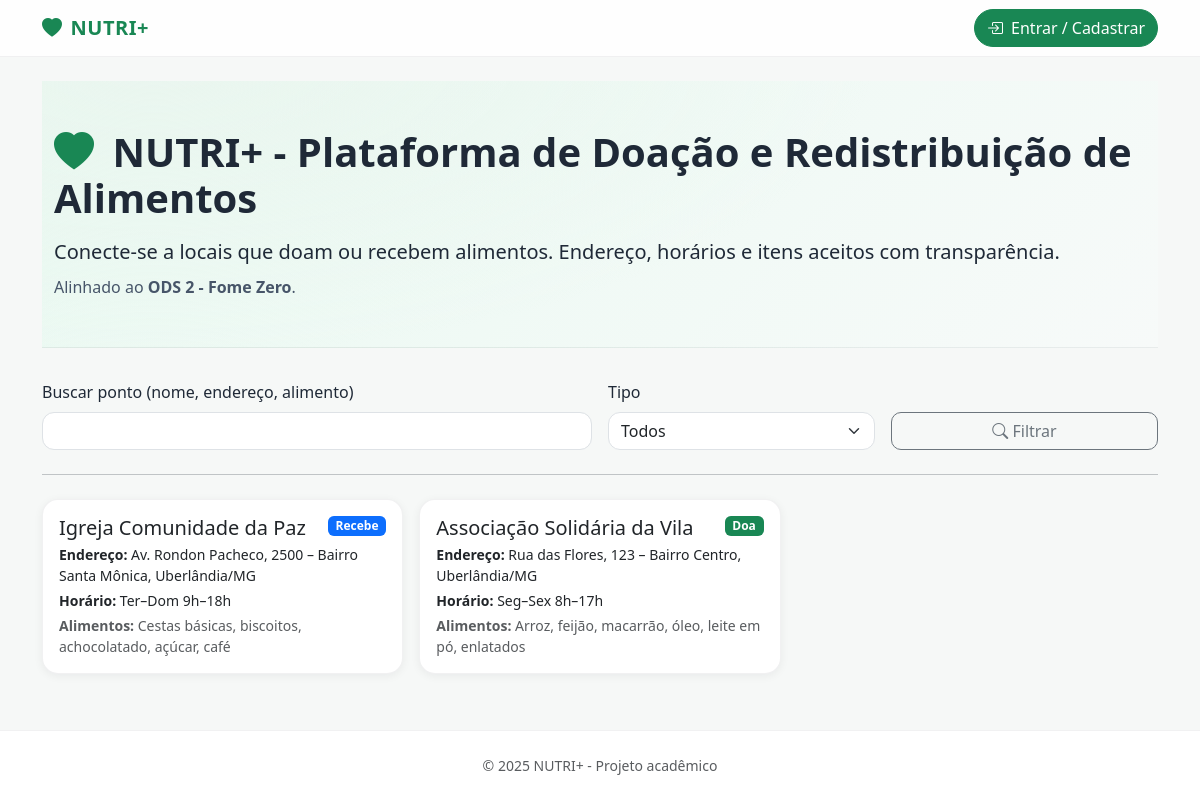
The page / on the database its author committed.
### tables this page shows
CREATE TABLE `items` (
  `id` int(11) NOT NULL,
  `user_id` int(11) NOT NULL,              
  `nome` varchar(160) NOT NULL,
  `endereco` varchar(255) NOT NULL,
  `horario` varchar(160) NOT NULL,
  `tipo` enum('Doa','Recebe','Doa/Recebe') NOT NULL,
  `alimentos` text NOT NULL,
  `created_at` timestamp NOT NULL DEFAULT current_timestamp(),
  KEY `idx_items_user_id` (`user_id`)      
);

### includes/session.php (called while the page is built, shortened)
<?php
function current_user() {
  return isset($_SESSION['user']) ? $_SESSION['user'] : null;
}

### public/index.php (the view, shortened to what this page needs)
<?php require_once __DIR__.'/_header.php'; require_once __DIR__.'/../includes/db.php'; ?>
<header class="hero py-5">
  <div class="container">
    <h1 class="fw-semibold mb-3"><i class="bi bi-heart-fill text-success me-2"></i>
      NUTRI+ - Plataforma de Doação e Redistribuição de Alimentos</h1>
    <p class="lead mb-2">
      Conecte-se a locais que <strong>doam</strong> ou <strong>recebem</strong> alimentos. Endereço,
      horários e itens aceitos com transparência.
    </p>
    <p class="lead-quiet mb-0">Alinhado ao <strong>ODS 2 - Fome Zero</strong>.</p>
  </div>
</header>
<?php
$q = isset($_GET['q']) ? trim($_GET['q']) : '';
$tipo = isset($_GET['tipo']) ? $_GET['tipo'] : '';
$sql = "SELECT * FROM items WHERE 1=1";
$sql .= " ORDER BY id DESC";
$stmt = mysqli_prepare($conn, $sql);
mysqli_stmt_execute($stmt);
$result = mysqli_stmt_get_result($stmt);
$rows = $result ? mysqli_fetch_all($result, MYSQLI_ASSOC) : [];
?>
<form class="row g-3 align-items-end mt-3" method="get" action="index.php">
  <div class="col-12 col-md-6">
    <label for="buscaPublica" class="form-label">Buscar ponto (nome, endereço, alimento)</label>
    <input type="text" id="buscaPublica" name="q" class="form-control" value="<?= htmlspecialchars($q) ?>">
  </div>
  <div class="col-6 col-md-3">
    <label for="filtroTipoPublico" class="form-label">Tipo</label>
    <select id="filtroTipoPublico" name="tipo" class="form-select">
      <option value="" <?= $tipo===''?'selected':'' ?>>Todos</option>
    </select>
  </div>
  <div class="col-6 col-md-3 d-grid">
    <button class="btn btn-outline-secondary" type="submit"><i class="bi bi-search"></i> Filtrar</button>
  </div>
</form>
<hr class="my-4">
<div class="row g-3">
<?php if (!count($rows)): ?>
  <div class="col-12"><div class="alert alert-light border">Nenhum ponto encontrado.</div></div>
<?php else: foreach ($rows as $i): ?>
  <div class="col-12 col-md-6 col-xl-4">
    <div class="card h-100">
      <div class="card-body">
        <div class="d-flex justify-content-between align-items-start">
          <h5 class="card-title mb-1"><?= htmlspecialchars($i['nome']) ?></h5>
          <?php $cls = $i['tipo']==='Doa'?'text-bg-success':($i['tipo']==='Recebe'?'text-bg-primary':'text-bg-warning'); ?>
          <span class="badge <?= $cls ?>"><?= htmlspecialchars($i['tipo']) ?></span>
        </div>
        <p class="mb-1 small"><strong>Endereço:</strong> <?= htmlspecialchars($i['endereco']) ?></p>
        <p class="mb-1 small"><strong>Horário:</strong> <?= htmlspecialchars($i['horario']) ?></p>
        <p class="mb-0 small text-muted"><strong>Alimentos:</strong> <?= htmlspecialchars($i['alimentos']) ?></p>
      </div>
    </div>
  </div>
<?php endforeach; endif; ?>
</div>
<?php require_once __DIR__.'/_footer.php'; ?>

### public/_header.php (shortened to what this page needs)
<?php require_once __DIR__.'/../includes/session.php'; ?>
<!DOCTYPE html>
<html lang="pt-BR">
<head>
  <link href="https://cdn.jsdelivr.net/npm/bootstrap@5.3.3/dist/css/bootstrap.min.css" rel="stylesheet">
  <link href="https://cdn.jsdelivr.net/npm/bootstrap-icons@1.11.3/font/bootstrap-icons.css" rel="stylesheet">
  <link href="../assets/css/styles.css" rel="stylesheet">
</head>
<body>
<nav class="navbar navbar-expand-lg bg-body-tertiary sticky-top">
  <div class="container">
    <a class="navbar-brand fw-bold text-success" href="index.php">
      <i class="bi bi-heart-fill me-2"></i>NUTRI+
    </a>
    <div id="mainNav" class="collapse navbar-collapse">
      <ul class="navbar-nav ms-auto align-items-lg-center">
        <?php if (current_user()): ?>
          <li class="nav-item me-3"><span class="small text-muted-2">
            <?= htmlspecialchars($_SESSION['user']['nome']) ?> - <?= $_SESSION['user']['role']==='admin'?'Administrador':'Usuário' ?>
          </span></li>
                    <li class="nav-item me-2">
            <a class="btn btn-outline-primary btn-sm" href="painel.php">
              <i class="bi bi-speedometer2 me-1"></i> Painel
            </a>
          </li>
          <li class="nav-item">
            <a class="btn btn-outline-danger btn-sm" href="../actions/logout.php">
              <i class="bi bi-box-arrow-right me-1"></i> Sair
            </a>
          </li>
        <?php else: ?>
          <li class="nav-item ms-lg-2">
            <a class="btn btn-success" href="auth.php">
              <i class="bi bi-box-arrow-in-right me-1"></i> Entrar / Cadastrar
            </a>
          </li>
        <?php endif; ?>
      </ul>
    </div>
  </div>
</nav>
<main class="container py-4">

### public/_footer.php (shortened to what this page needs)
</main>
<footer class="site-footer py-4 mt-auto">
  <div class="container small text-muted d-flex justify-content-center align-items-center">
    <span>© 2025 NUTRI+ - Projeto acadêmico</span>
  </div>
</footer>
</body>
</html>

### assets/css/styles.css (style rules this page uses)
:root { --nutri-bg: #f6f8f7; --nutri-surface: #ffffff; --nutri-primary: #198754; --nutri-primary-600:#157347; --nutri-primary-50:#eaf6ef; --nutri-accent:#0d6efd; --nutri-muted:#6c757d; --nutri-ring: 0 0 0 .25rem rgba(25,135,84,.25); --radius-lg: 16px; --radius-md: 12px; --shadow-sm: 0 2px 10px rgba(16,24,40,.06); --shadow-md: 0 10px 20px rgba(16,24,40,.10); }
html,body { height:100%; }
body { background: var(--nutri-bg); color:#1f2937; font-family: system-ui, -apple-system, Segoe UI, Roboto, Ubuntu, Cantarell, Helvetica, Arial, "Apple Color Emoji","Segoe UI Emoji", sans-serif; display:flex; flex-direction:column; }
main { flex:1 1 auto; }
.navbar { backdrop-filter: saturate(180%) blur(6px); background: rgba(255,255,255,.85) !important; border-bottom: 1px solid rgba(16,24,40,.06); }
.navbar .navbar-brand { letter-spacing:.5px; }
.navbar .btn { border-radius: 999px; }
.hero { background: radial-gradient(1200px 500px at 10% -10%, var(--nutri-primary-50), transparent 60%), linear-gradient(135deg, #e9f9f1 0%, #f7faf9 100%); border-bottom: 1px solid rgba(16,24,40,.06); }
.hero h1 { line-height:1.15; }
.lead-quiet { color:#475569 }
.card { border: 1px solid rgba(16,24,40,.06); border-radius: var(--radius-lg); box-shadow: var(--shadow-sm); transition: transform .18s ease, box-shadow .18s ease, border-color .18s ease; }
.form-control, .form-select, .btn { border-radius: 12px; }
.btn-success { background: var(--nutri-primary); border-color: var(--nutri-primary); }
.btn-outline-secondary { border-radius: 10px }
.badge.text-bg-success { box-shadow: inset 0 0 0 1px rgba(25,135,84,.2); }
.badge.text-bg-primary { box-shadow: inset 0 0 0 1px rgba(13,110,253,.2); }
.site-footer { background:#fff; border-top:1px solid rgba(16,24,40,.06); }

### rows shown on the page
items: nome "Igreja Comunidade da Paz", tipo "Recebe", endereco "Av. Rondon Pacheco, 2500 – Bairro Santa Mônica, Uberlândia/MG", horario "Ter–Dom 9h–18h", alimentos "Cestas básicas, biscoitos, achocolatado, açúcar, café"
items: nome "Associação Solidária da Vila", tipo "Doa", endereco "Rua das Flores, 123 – Bairro Centro, Uberlândia/MG", horario "Seg–Sex 8h–17h", alimentos "Arroz, feijão, macarrão, óleo, leite em pó, enlatados"
